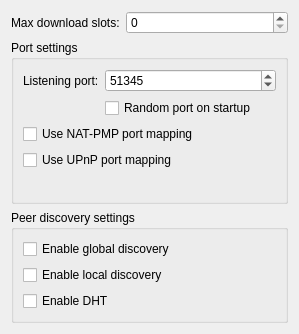
<?xml version="1.0" encoding="UTF-8"?>
<ui version="4.0">
 <class>Settings_Network</class>
 <widget class="QWidget" name="Settings_Network">
  <property name="geometry">
   <rect>
    <x>0</x>
    <y>0</y>
    <width>299</width>
    <height>334</height>
   </rect>
  </property>
  <property name="sizePolicy">
   <sizepolicy hsizetype="MinimumExpanding" vsizetype="MinimumExpanding">
    <horstretch>0</horstretch>
    <verstretch>0</verstretch>
   </sizepolicy>
  </property>
  <property name="windowTitle">
   <string>Network</string>
  </property>
  <layout class="QFormLayout" name="formLayout_3">
   <item row="1" column="0" colspan="2">
    <widget class="QGroupBox" name="groupBox_4">
     <property name="sizePolicy">
      <sizepolicy hsizetype="MinimumExpanding" vsizetype="MinimumExpanding">
       <horstretch>0</horstretch>
       <verstretch>0</verstretch>
      </sizepolicy>
     </property>
     <property name="title">
      <string>Port settings</string>
     </property>
     <layout class="QFormLayout" name="formLayout">
      <item row="2" column="0" colspan="2">
       <widget class="QCheckBox" name="natpmp_box">
        <property name="text">
         <string>Use NAT-PMP port mapping</string>
        </property>
       </widget>
      </item>
      <item row="3" column="0" colspan="2">
       <widget class="QCheckBox" name="upnp_box">
        <property name="text">
         <string>Use UPnP port mapping</string>
        </property>
       </widget>
      </item>
      <item row="0" column="0">
       <widget class="QLabel" name="label">
        <property name="text">
         <string>Listening port:</string>
        </property>
       </widget>
      </item>
      <item row="0" column="1">
       <widget class="QSpinBox" name="spin_port">
        <property name="enabled">
         <bool>true</bool>
        </property>
        <property name="maximum">
         <number>65535</number>
        </property>
        <property name="value">
         <number>51345</number>
        </property>
       </widget>
      </item>
      <item row="1" column="1">
       <widget class="QCheckBox" name="box_port_random">
        <property name="text">
         <string>Random port on startup</string>
        </property>
       </widget>
      </item>
      <item row="1" column="0">
       <widget class="QLabel" name="label_2"/>
      </item>
     </layout>
    </widget>
   </item>
   <item row="2" column="0" colspan="2">
    <widget class="QGroupBox" name="groupBox_5">
     <property name="sizePolicy">
      <sizepolicy hsizetype="MinimumExpanding" vsizetype="Preferred">
       <horstretch>0</horstretch>
       <verstretch>0</verstretch>
      </sizepolicy>
     </property>
     <property name="title">
      <string>Peer discovery settings</string>
     </property>
     <layout class="QFormLayout" name="formLayout_2">
      <item row="2" column="0" colspan="2">
       <widget class="QCheckBox" name="dht_discovery_box">
        <property name="text">
         <string>Enable DHT</string>
        </property>
       </widget>
      </item>
      <item row="1" column="0" colspan="2">
       <widget class="QCheckBox" name="local_discovery_box">
        <property name="text">
         <string>Enable local discovery</string>
        </property>
       </widget>
      </item>
      <item row="0" column="0" colspan="2">
       <widget class="QCheckBox" name="global_discovery_box">
        <property name="text">
         <string>Enable global discovery</string>
        </property>
       </widget>
      </item>
     </layout>
    </widget>
   </item>
   <item row="0" column="0">
    <widget class="QLabel" name="label_down_slots">
     <property name="text">
      <string>Max download slots:</string>
     </property>
    </widget>
   </item>
   <item row="0" column="1">
    <widget class="QSpinBox" name="spin_down_slots"/>
   </item>
  </layout>
 </widget>
 <tabstops>
  <tabstop>spin_down_slots</tabstop>
  <tabstop>spin_port</tabstop>
  <tabstop>box_port_random</tabstop>
  <tabstop>natpmp_box</tabstop>
  <tabstop>upnp_box</tabstop>
  <tabstop>global_discovery_box</tabstop>
  <tabstop>local_discovery_box</tabstop>
  <tabstop>dht_discovery_box</tabstop>
 </tabstops>
 <resources/>
 <connections>
  <connection>
   <sender>box_port_random</sender>
   <signal>clicked(bool)</signal>
   <receiver>spin_port</receiver>
   <slot>setDisabled(bool)</slot>
   <hints>
    <hint type="sourcelabel">
     <x>142</x>
     <y>121</y>
    </hint>
    <hint type="destinationlabel">
     <x>150</x>
     <y>90</y>
    </hint>
   </hints>
  </connection>
 </connections>
</ui>
